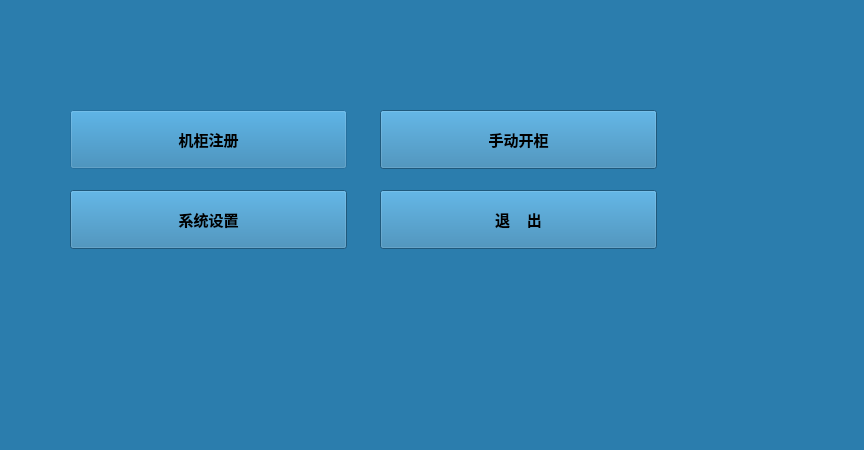
<?xml version="1.0" encoding="UTF-8"?>
<ui version="4.0">
 <class>EngineerDialog</class>
 <widget class="QDialog" name="EngineerDialog">
  <property name="geometry">
   <rect>
    <x>0</x>
    <y>0</y>
    <width>864</width>
    <height>450</height>
   </rect>
  </property>
  <property name="windowTitle">
   <string>Dialog</string>
  </property>
  <property name="styleSheet">
   <string notr="true">background-color: rgb(43, 125, 173);</string>
  </property>
  <widget class="QPushButton" name="RegisterButton">
   <property name="geometry">
    <rect>
     <x>70</x>
     <y>110</y>
     <width>277</width>
     <height>59</height>
    </rect>
   </property>
   <property name="font">
    <font>
     <pointsize>11</pointsize>
     <weight>75</weight>
     <bold>true</bold>
    </font>
   </property>
   <property name="text">
    <string>机柜注册</string>
   </property>
  </widget>
  <widget class="QPushButton" name="OpenButton">
   <property name="geometry">
    <rect>
     <x>380</x>
     <y>110</y>
     <width>277</width>
     <height>59</height>
    </rect>
   </property>
   <property name="font">
    <font>
     <pointsize>11</pointsize>
     <weight>75</weight>
     <bold>true</bold>
    </font>
   </property>
   <property name="text">
    <string>手动开柜</string>
   </property>
  </widget>
  <widget class="QPushButton" name="SystemButton">
   <property name="geometry">
    <rect>
     <x>70</x>
     <y>190</y>
     <width>277</width>
     <height>59</height>
    </rect>
   </property>
   <property name="font">
    <font>
     <pointsize>11</pointsize>
     <weight>75</weight>
     <bold>true</bold>
    </font>
   </property>
   <property name="text">
    <string>系统设置</string>
   </property>
  </widget>
  <widget class="QPushButton" name="ExitButton">
   <property name="geometry">
    <rect>
     <x>380</x>
     <y>190</y>
     <width>277</width>
     <height>59</height>
    </rect>
   </property>
   <property name="font">
    <font>
     <pointsize>11</pointsize>
     <weight>75</weight>
     <bold>true</bold>
    </font>
   </property>
   <property name="text">
    <string>退    出</string>
   </property>
  </widget>
 </widget>
 <resources/>
 <connections>
  <connection>
   <sender>ExitButton</sender>
   <signal>clicked()</signal>
   <receiver>EngineerDialog</receiver>
   <slot>close()</slot>
   <hints>
    <hint type="sourcelabel">
     <x>548</x>
     <y>239</y>
    </hint>
    <hint type="destinationlabel">
     <x>324</x>
     <y>197</y>
    </hint>
   </hints>
  </connection>
 </connections>
</ui>
